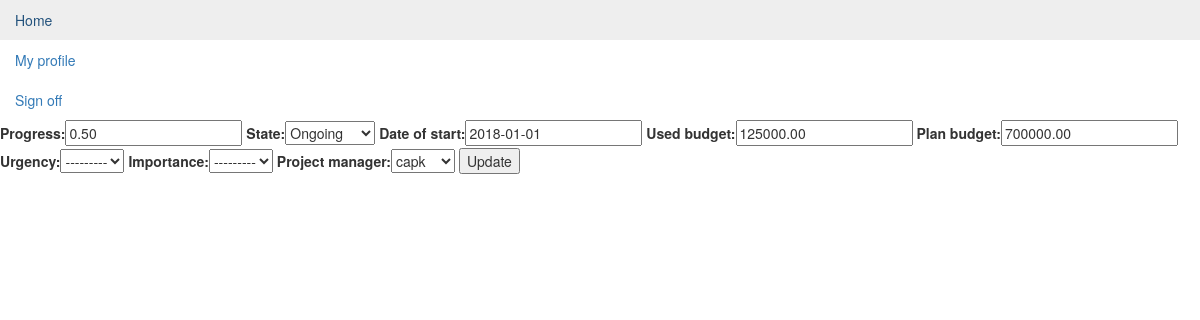
The app's page /dp/project/4/edit (signed in), older data.
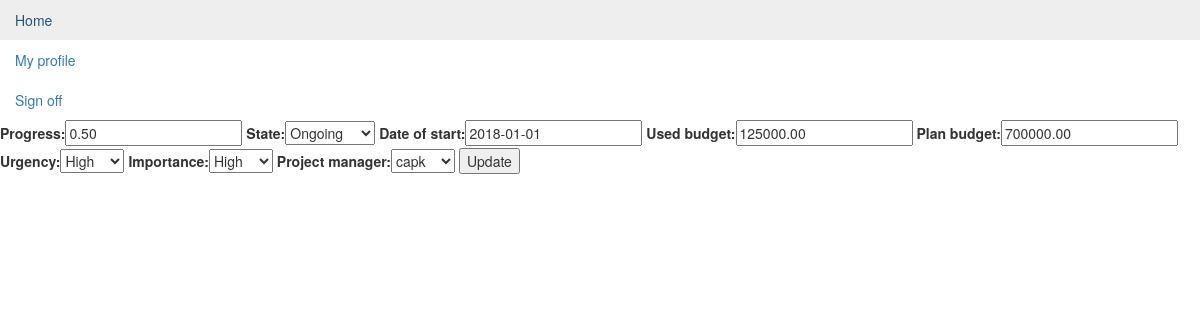
The same page, newer data.
### dp/models.py (models this page shows, shortened)
class Project(models.Model):
    portfolio = models.ForeignKey(Portfolio, on_delete=models.SET_NULL, null=True, blank=True)
    project_name = models.TextField()
    description = models.CharField(max_length=200)
    plan_budget = models.DecimalField(max_digits=15, decimal_places=2, null=True, blank=True)
    used_budget = models.DecimalField(max_digits=15, decimal_places=2, default=0)
    manhours = models.DecimalField(max_digits=15, decimal_places=0, null=True, blank=True)
    pub_date = models.DateTimeField (auto_now_add=True)
    start_date = models.DateField ('date of start', null=True, blank=True)
    deadline = models.DateField ('date of deadline', null=True, blank=True)
    possible_income = models.DecimalField(max_digits=15, decimal_places=2, null=True, blank=True)
    complexity = models.CharField(max_length=1, choices=COMPLEXITY_VALUES, null=True)
    type = models.CharField(max_length=1, choices=TYPE_VALUES, null=True)
    urgency = models.CharField(max_length=1, choices=PRIORITY_VALUES, null=True)
    importance = models.CharField(max_length=1, choices=PRIORITY_VALUES, null=True)
    STATE_VALUES = (
        ('1', 'Planned'),
        ('2', 'Ongoing'),
        ('3', 'Finished'),
        ('4', 'Interrupted'),
        ('5', 'Stopped'),
    )
    state = models.CharField(max_length=1, choices=STATE_VALUES, default=1)
    progress = models.DecimalField(max_digits=3, decimal_places=2, default=0,
                                   validators=[MaxValueValidator(1.00), MinValueValidator(0.00)])
    project_manager = models.ForeignKey(Employee, on_delete=models.SET_NULL, null=True, blank=True)

### dp/views.py (the view)
# urls.py: url(r'^project/(?P<pk>\d+)/edit$', login_required(views.ProjectUpdateView.as_view()), name='project_edit'),
class ProjectUpdateView(UpdateView):
    model = Project
    fields = ['progress', 'state', 'start_date', 'used_budget', 'plan_budget', 'urgency', 'importance', 'project_manager']
    template_name = "dp/project_update_form.html"

### dp/models.py (called while the page is built)
    def __str__(self):
        return self.user.username

### templates/dp/project_update_form.html (shortened to what this page needs)
{% extends "dp/base.html" %}
{% block content %}
    <form action="" method="post">
        {{ form }}
         <input type="submit" value="Update" />
    </form>
{% endblock %}

Row changes from the older to the newer data that the page shows:
changed Project "Ongoing": urgency "---------" → "High"; importance "---------" → "High"
